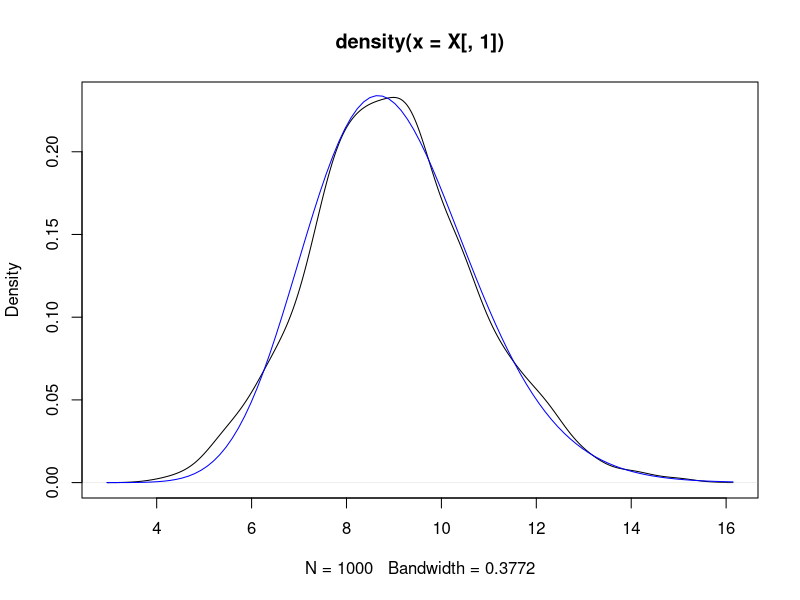
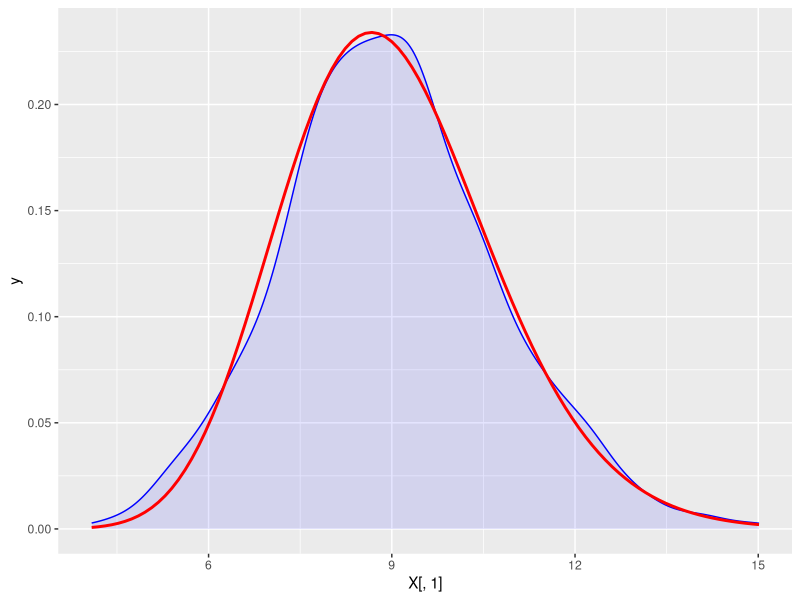
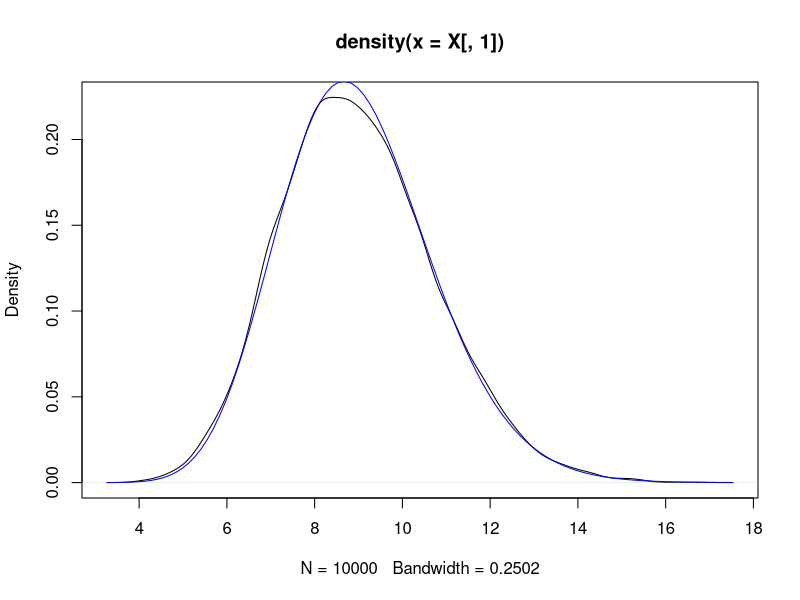
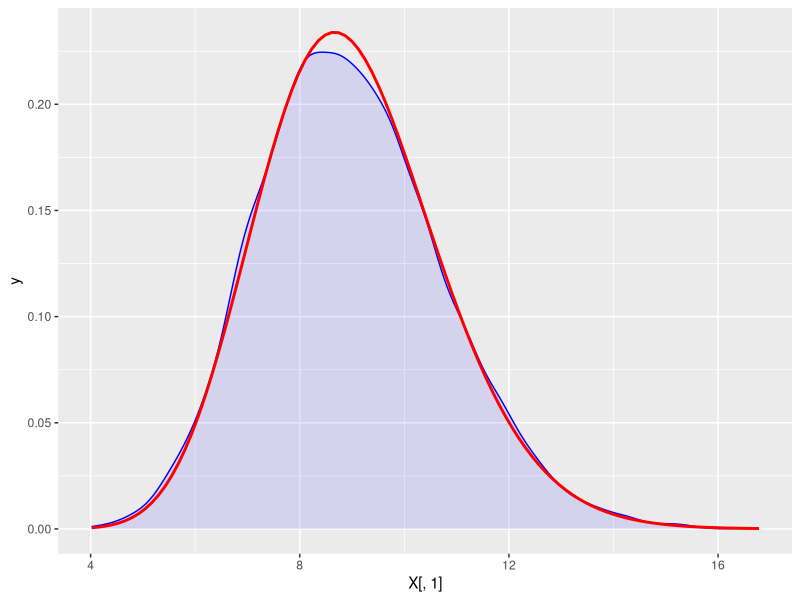
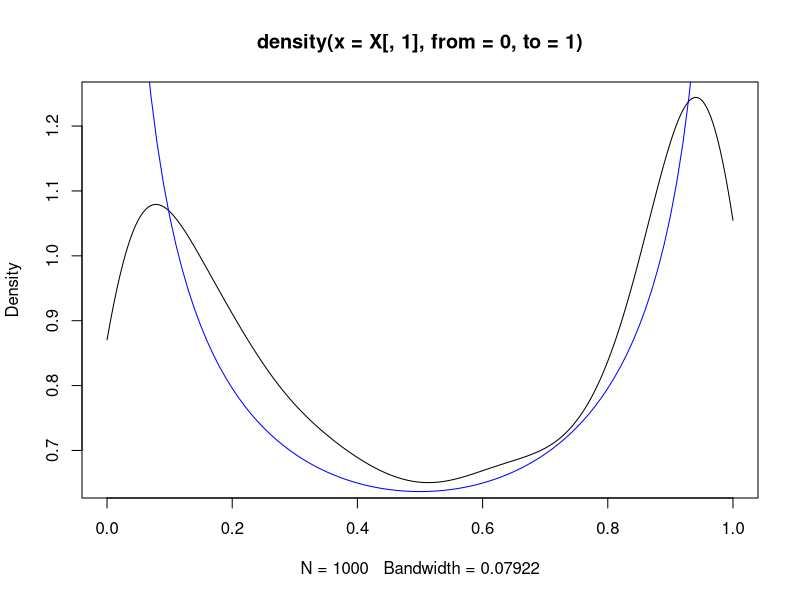
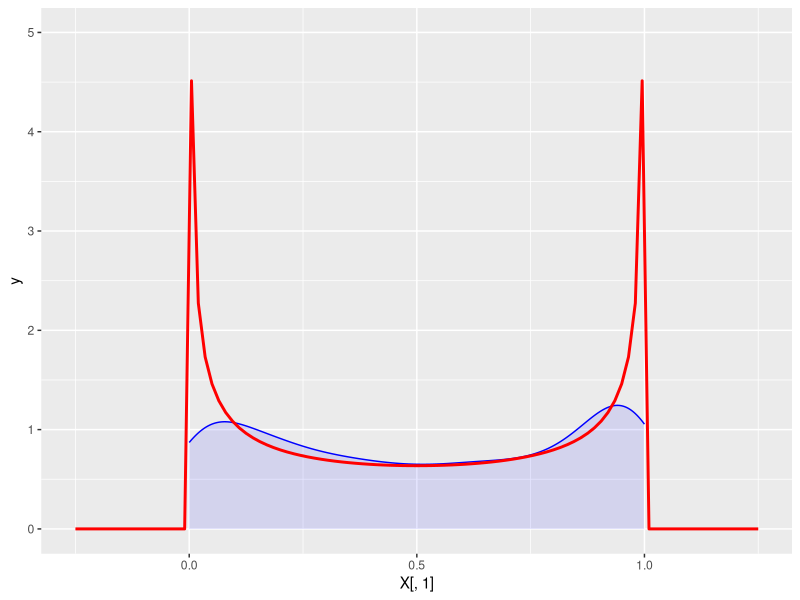
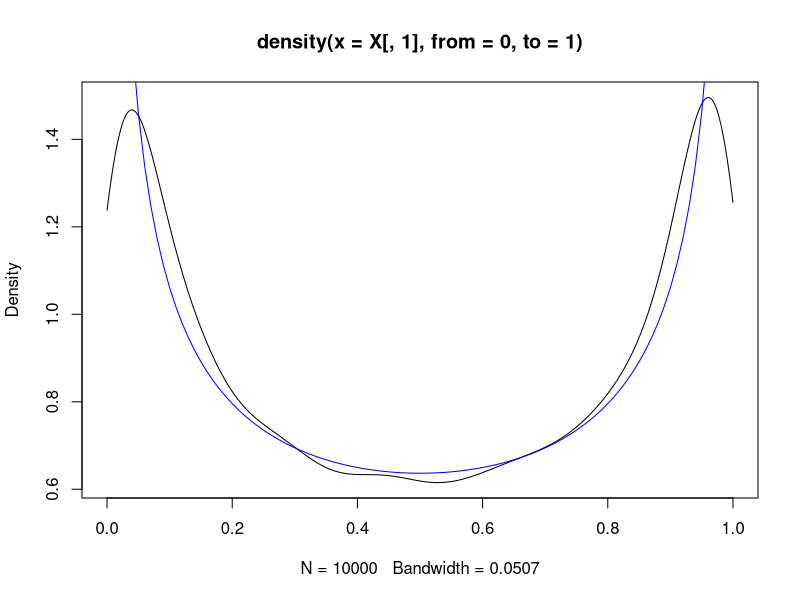
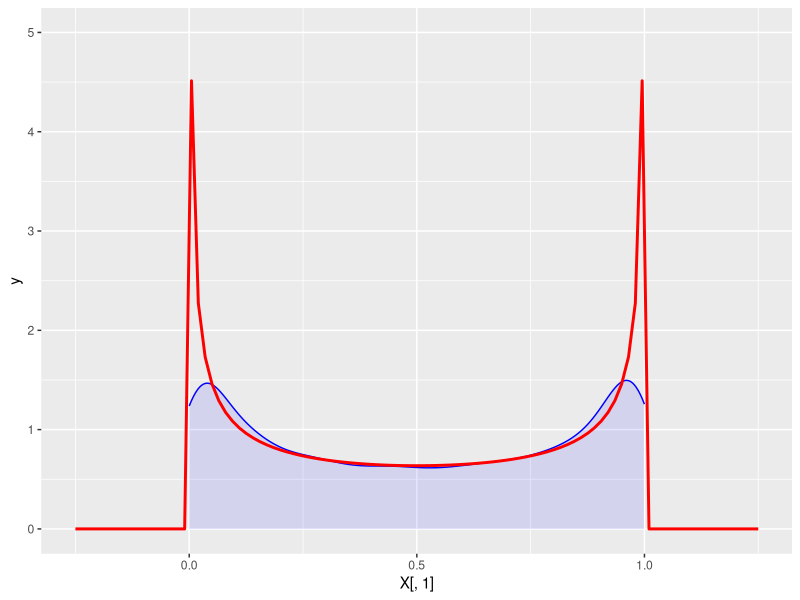

Reproduce these figures in R, in order.
require(ggplot2)

################################################################
################################################################

N = 1000
set.seed(108)
X <- as.data.frame( rgamma( N, 27, 3 ) )

plot( density( X[,1] ) );curve( dgamma(x, 27,3),  add=T, col="blue")

ggplot(X, aes(x=X[,1])) +   
	geom_density(  fill = "blue" , alpha = .1, col="blue")+ 
	stat_function(fun=dgamma,color="red",
	args=list(shape  = 27 ,  rate = 3 ), size = 1)


################################################################

N = 10000
set.seed(108)
X <- as.data.frame( rgamma( N, 27, 3 ) )

plot( density( X[,1] ) );
curve( dgamma(x, 27,3),  add=T, col="blue")

ggplot(X, aes(x=X[,1])) +   
	geom_density(  fill = "blue" , alpha = .1, col="blue")+ 
	stat_function(fun=dgamma,color="red",
	args=list(shape  = 27 ,  rate = 3 ), size = 1)


################################################################
################################################################


N = 1000
set.seed(108)
X <- as.data.frame( rbeta( N, .5, .5 ) )

plot( density( X[,1], from = 0 , to = 1 ) ); 
curve( dbeta(x, .5, .5 ),  add=T, col="blue")

ggplot(X, aes(x=X[,1])) +   xlim(-.25, 1.25) + ylim(0,5) +
	geom_density(  fill = "blue" , alpha = .1, col="blue", trim=T)  +  
	stat_function(fun=dbeta,color="red",
	args=list(shape1  = .5 ,  shape2 = .5 ), size = 1)

################################################################



N = 10000
set.seed(108)
X <- as.data.frame( rbeta( N, .5, .5 ) )

plot( density( X[,1], from = 0 , to = 1 ) ); 
curve( dbeta(x, .5, .5 ),  add=T, col="blue")

ggplot(X, aes(x=X[,1])) +   xlim(-.25, 1.25) + ylim(0,5) +
	geom_density(  fill = "blue" , alpha = .1, col="blue", trim=T)  +  
	stat_function(fun=dbeta,color="red",
	args=list(shape1  = .5 ,  shape2 = .5 ), size = 1)

################################################################
################################################################



N = 1000
set.seed(108)
X <- as.data.frame( rexp( N, 12 ) )

plot( density( X[,1], from = 0  )  , 	ylim=c(-0,   13 ) ); 
curve( dexp(x, 12 ),  add=T, col="blue")

ggplot(X, aes(x=X[,1])) +  #   xlim(-.1, 1.25) + ylim(0,5) +
	geom_density(  fill = "blue" , alpha = .1, col="blue", trim=T)  +  
	stat_function(fun=dexp,color="red",
	args=list( rate = 12 ), size = 1)















